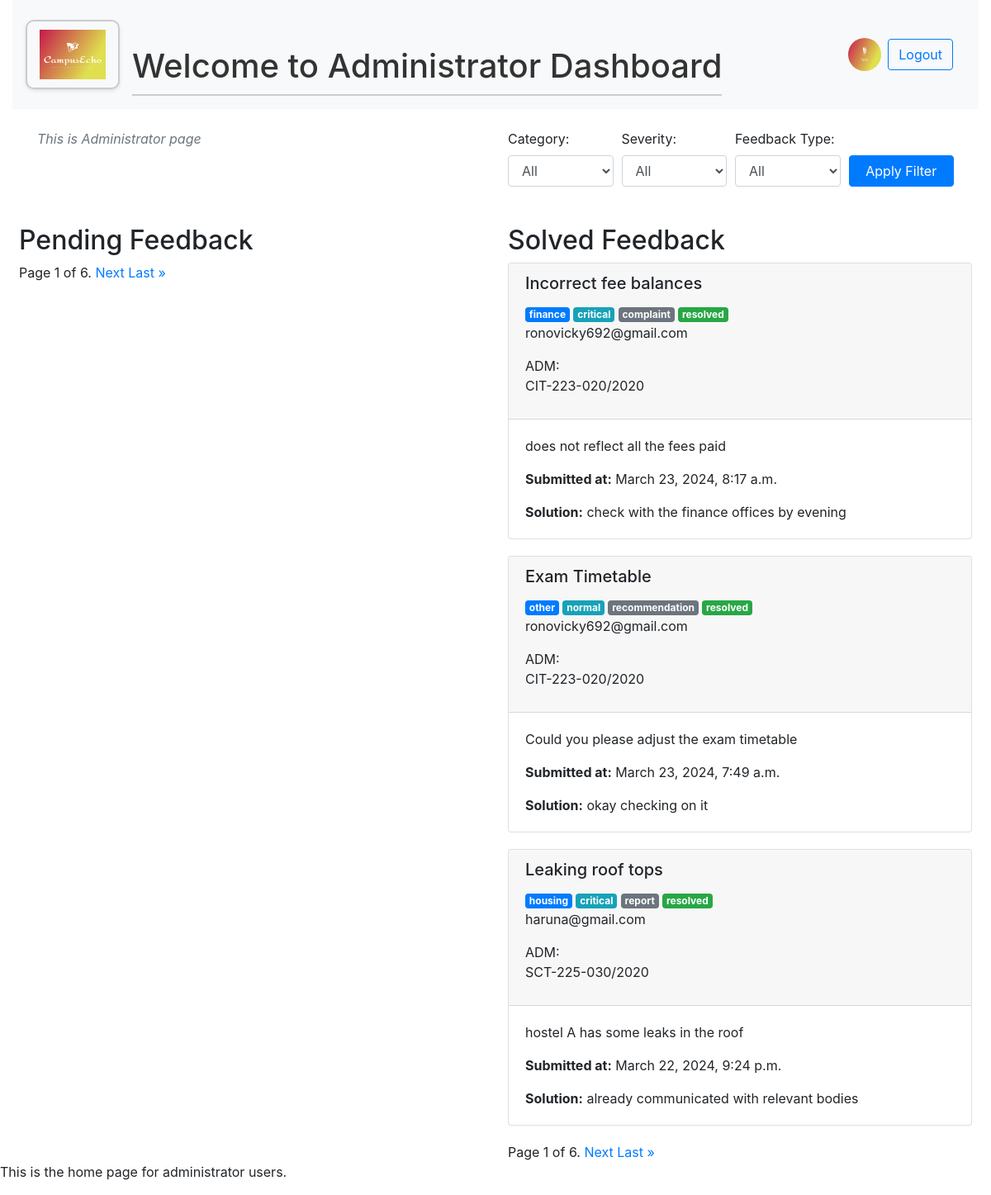
Before: /staff/ with the older database file.
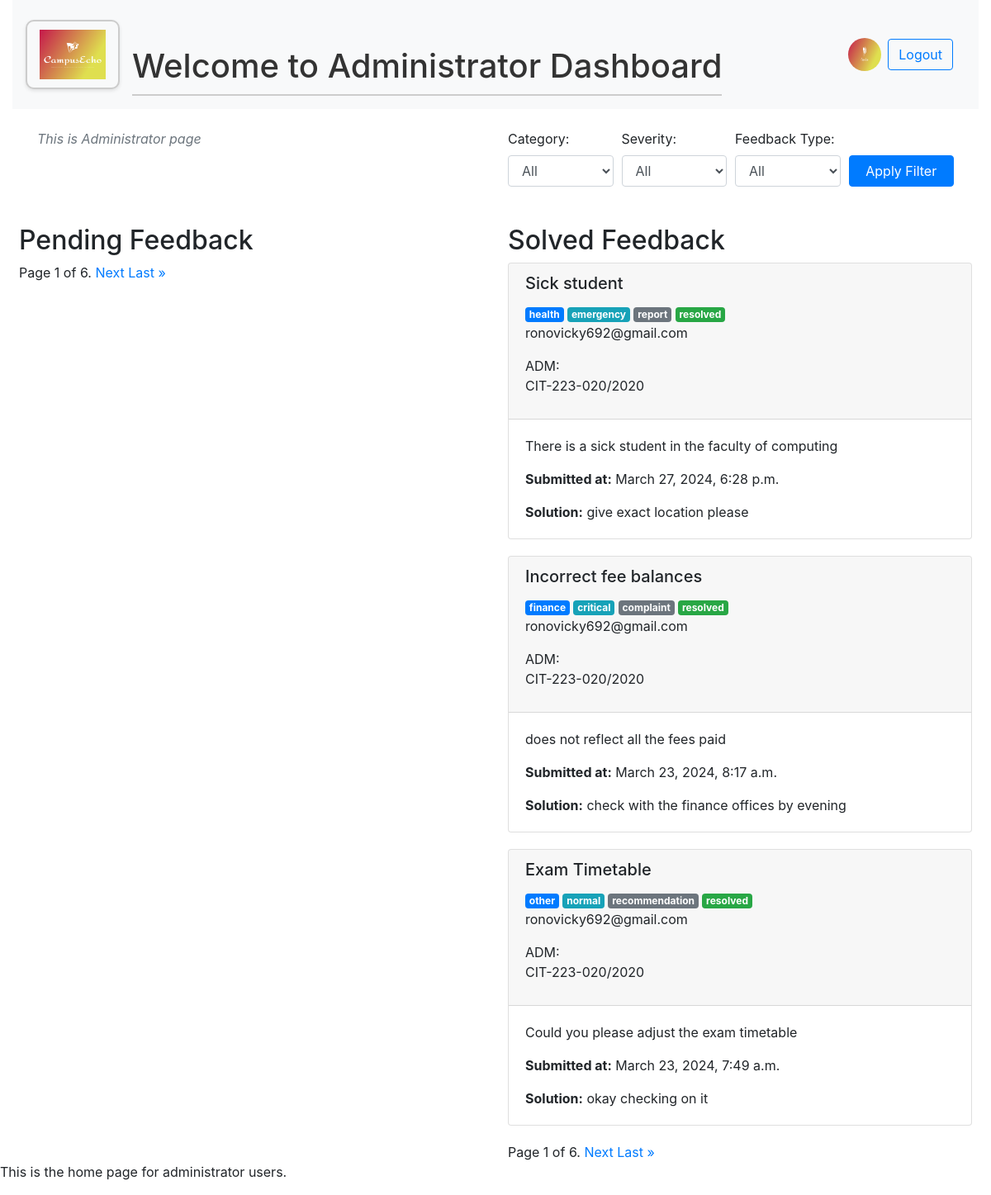
After: the same page with the newer database file.
### campusEcho/models.py (models this page shows, shortened)
class Feedback(models.Model):
    CATEGORY_CHOICES = [
        ('academics', 'Academics'),
        ('finance', 'Finance'),
        ('health', 'Health and Welfare'),
        ('housing', 'Housing'),
        ('other', 'Other'),
    ]
    SEVERITY_CHOICES = [
        ('critical', 'Critical'),
        ('urgent', 'Urgent'),
        ('emergency', 'Emergency'),
        ('normal', 'Normal'),
    ]
    FEEDBACK_TYPE_CHOICES = [
        ('complaint', 'Complaint'),
        ('recommendation', 'Recommendation'),
        ('report', 'Report'),
        ('other', 'Other'),
    ]
    STATUS_CHOICES = [
        ('resolved', 'Resolved'),
        ('pending', 'Pending'),
    ]
    category = models.CharField(max_length=100, choices=CATEGORY_CHOICES)
    severity = models.CharField(max_length=100, choices=SEVERITY_CHOICES)
    feedback_type = models.CharField(max_length=100, choices=FEEDBACK_TYPE_CHOICES)
    title = models.CharField(max_length=255)
    description = models.TextField()
    submitted_at = models.DateTimeField(auto_now_add=True)
    evidence = models.ImageField(upload_to='feedback_evidence/', blank=True, null=True)
    recommendation = models.TextField(blank=True, null=True)
    status = models.CharField(max_length=100, choices=STATUS_CHOICES, default='pending')
    solution = models.TextField(blank=True, null=True)
    student = models.ForeignKey(User, on_delete=models.CASCADE, null=True)

class User(AbstractBaseUser):
    USER_TYPE_CHOICES = (
        ('student', 'Student'),
        ('administrator', 'Administrator'),
    )
    email = models.EmailField(unique=True)
    username = models.CharField(max_length=100, blank=True)
    first_name = models.CharField(max_length=100)
    last_name = models.CharField(max_length=100)
    user_type = models.CharField(max_length=30, choices=USER_TYPE_CHOICES)
    is_active = models.BooleanField(default=True)
    is_staff = models.BooleanField(default=False)  # Add this field for staff status
    date_joined = models.DateTimeField(auto_now_add=True)
    USERNAME_FIELD = 'email'
    REQUIRED_FIELDS = ['user_type', 'first_name', 'last_name']
    objects = UserManager()
    def __str__(self):
        return self.email

class Profile(models.Model):
    FACULTY_CHOICES = [
        ('Medicine', 'Medicine'),
        ('Engineering', 'Engineering'),
        ('Media', 'Media'),
        ('Computing', 'Computing'),
        ('Business', 'Business'),
        ('Science and Technology', 'Science and Technology'),
        ('TVET', 'TVET'),
    ]
    phone_regex = RegexValidator(
        regex=r'^\+?1?\d{9,15}$',
        message="Phone number must be in the format: '+1234567890'. Up to 15 digits allowed."
    )
    user = models.OneToOneField(User, on_delete=models.CASCADE)
    name = models.CharField(max_length=50)
    admission = models.CharField(max_length=50)  # Consider using DateField or IntegerField
    profile_picture = models.ImageField(upload_to='profile_pictures/', blank=True)
    faculty = models.CharField(max_length=100, choices=FACULTY_CHOICES, blank=True, default='other')
    department = models.CharField(max_length=20, blank=True)  # Follow snake_case convention
    course = models.CharField(max_length=15, blank=True)
    phone_number = models.CharField(
        validators=[phone_regex],
        max_length=15,
        blank=True,
        help_text="Phone number must be in the format: '+1234567890'. Up to 15 digits allowed."
    )
    address = models.CharField(max_length=200, blank=True)

### campusEcho/views.py (the view)
# urls.py: path('staff/', views.staffhome, name='staffhome'),
def staffhome(request):
    user = request.user
    feedbacks = Feedback.objects.all().order_by('-submitted_at')
    category = request.GET.get('category')
    severity = request.GET.get('severity')
    feedback_type = request.GET.get('feedback_type')
    if category:
        feedbacks = feedbacks.filter(category=category)
    if severity:
        feedbacks = feedbacks.filter(severity=severity)
    if feedback_type:
        feedbacks = feedbacks.filter(feedback_type=feedback_type)
    paginator = Paginator(feedbacks, 3)  #  feedbacks per page
    page_number = request.GET.get('page')
    page_obj = paginator.get_page(page_number)
    context = {
        'feedbacks': page_obj,
        'category_choices': Feedback.CATEGORY_CHOICES,
        'severity_choices': Feedback.SEVERITY_CHOICES,
        'feedback_type_choices': Feedback.FEEDBACK_TYPE_CHOICES,
        'selected_category': category,
        'selected_severity': severity,
        'selected_feedback_type': feedback_type,
        'user': user,
    }
    return render(request, 'staff_home.html', context)

### Templates/staff_home.html (shortened to what this page needs)
{% load static %}
<!DOCTYPE html>
<html lang="en">
<head>
    <link rel="stylesheet" href="{% static 'css/staffhome.css' %}">
    <link rel="stylesheet" href="https://stackpath.bootstrapcdn.com/bootstrap/4.5.2/css/bootstrap.min.css">
</head>
<body>
    <div class="container-fluid">
        <nav class="navbar navbar-expand-lg navbar-light bg-light mb-4">
            <div class="container-fluid">
                <div class="row align-items-center">
                    <div class="col-md-auto logo-container">
                        <img src="{% static 'images/default.png' %}" alt="Feedback System Logo" width="80" height="60" class="logo">
                    </div>
                    <div class="col-md-auto">
                        <h1 class="mt-5">Welcome to Administrator Dashboard</h1>
                    </div>
                </div>
                <div class="collapse navbar-collapse" id="navbarSupportedContent">
                    <ul class="navbar-nav ml-auto align-items-center">
                        <li class="nav-item">
                            <a class="nav-link" href="#">
                                <img src="{% static 'images/cover.png' %}" alt="Profile Image" class="rounded-circle" width="40" height="40">
                            </a>
                        </li>
                        <li class="nav-item">
                            <a class="btn btn-outline-primary" href="{% url 'staff-signout' %}">Logout</a>
                        </li>
                    </ul>
                </div>
            </div>
        </nav>
    </div>
        <div class="container">
            <div class="row mb-3">
                <div class="col-md-6">
                    <span class="page-description">This is Administrator  page</span>
                </div>
                <div class="col-md-6">
                    <form method="GET">
                        <div class="form-row align-items-end">
                            <div class="form-group col">
                                <label for="category">Category:</label>
                                <select name="category" id="category" class="form-control">
                                    <option value="">All</option>
                                </select>
                            </div>
                            <div class="form-group col">
                                <label for="severity">Severity:</label>
                                <select name="severity" id="severity" class="form-control">
                                    <option value="">All</option>
                                </select>
                            </div>
                            <div class="form-group col">
                                <label for="feedback_type">Feedback Type:</label>
                                <select name="feedback_type" id="feedback_type" class="form-control">
                                    <option value="">All</option>
                                </select>
                            </div>
                            <div class="form-group col">
                                <button type="submit" class="btn btn-primary btn-block">Apply Filter</button>
                            </div>
                        </div>
                    </form>
                </div>
            </div>
        </div>
        <div class="row feedback-section ml-2 mr-2">
            <div class="col-md-6">
                <h2>Pending Feedback</h2>
                <span class="current">
                    Page {{ feedbacks.number }} of {{ feedbacks.paginator.num_pages }}.
                </span>
                {% if feedbacks.has_next %}
                    <a href="?page={{ feedbacks.next_page_number }}">Next</a>
                    <a href="?page={{ feedbacks.paginator.num_pages }}">Last &raquo;</a>
                {% endif %}
            </div>
            <div class="col-md-6">
                <h2>Solved Feedback</h2>
                {% for feedback in feedbacks %}
                    {% if feedback.status == 'resolved' %}
                        <div class="feedback-container">
                            <div class="card">
                                <div class="card-header">
                                    <h5 class="card-title">{{ feedback.title }}</h5>
                                    <span class="badge badge-primary">{{ feedback.category }}</span>
                                    <span class="badge badge-info">{{ feedback.severity }}</span>
                                    <span class="badge badge-secondary">{{ feedback.feedback_type }}</span>
                                    <span class="badge badge-success">{{ feedback.status }}</span>
                                    <p>{{feedback.student}}</p>
                                    ADM:  <p>{{feedback.student.profile.admission}}
                                </div>
                                <div class="card-body">
                                    <p class="card-text">{{ feedback.description }}</p>
                                    <p class="card-text"><strong>Submitted at:</strong> {{ feedback.submitted_at }}</p>
                                    {% if feedback.solution %}
                                        <p class="card-text"><strong>Solution:</strong> {{ feedback.solution }}</p>
                                    {% endif %}
                                </div>
                            </div>
                        </div>
                    {% endif %}
                {% empty %}
                    <div class="alert alert-info">No solved feedback available.</div>
                {% endfor %}
                <span class="current">
                    Page {{ feedbacks.number }} of {{ feedbacks.paginator.num_pages }}.
                </span>
                {% if feedbacks.has_next %}
                    <a href="?page={{ feedbacks.next_page_number }}">Next</a>
                    <a href="?page={{ feedbacks.paginator.num_pages }}">Last &raquo;</a>
                {% endif %}
            </div>
        </div>
        <p>This is the home page for administrator users.</p>
</body>
</html>

### static/css/staffhome.css (style rules this page uses)
.feedback-container { margin-bottom: 20px; }
.feedback-section { margin-top: 30px; }
h1 { color: #333; margin-bottom: 30px; }
.logo-container { border: 2px solid #ccc; border-radius: 10px; padding: 10px; background-color: #f8f9fa; box-shadow: 0 2px 4px rgba(0, 0, 0, 0.1); }
h1 { border-bottom: 2px solid #ccc; padding-bottom: 10px; }
.page-description { font-style: italic; color: #6c757d; }

Changed rows visible on the page:
no longer on this page (row unchanged): Feedback: title "Leaking roof tops", category "housing", severity "critical", feedback_type "report", status "resolved", student "haruna@gmail.com", student.profile.admission "SCT-225-030/2020", description "hostel A has some leaks in the roof", submitted_at "March 22, 2024, 9:24 p.m.", solution "already communicated with relevant bodies"
added Feedback: title "Sick student", category "health", severity "emergency", feedback_type "report", status "resolved", student "ronovicky692@gmail.com", student.profile.admission "CIT-223-020/2020", description "There is a sick student in the faculty of computing", submitted_at "March 27, 2024, 6:28 p.m.", solution "give exact location please"
